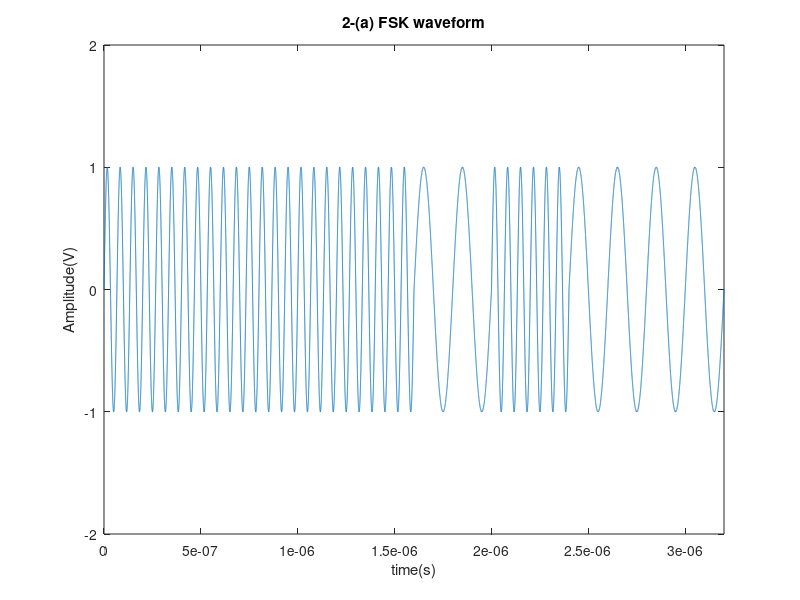
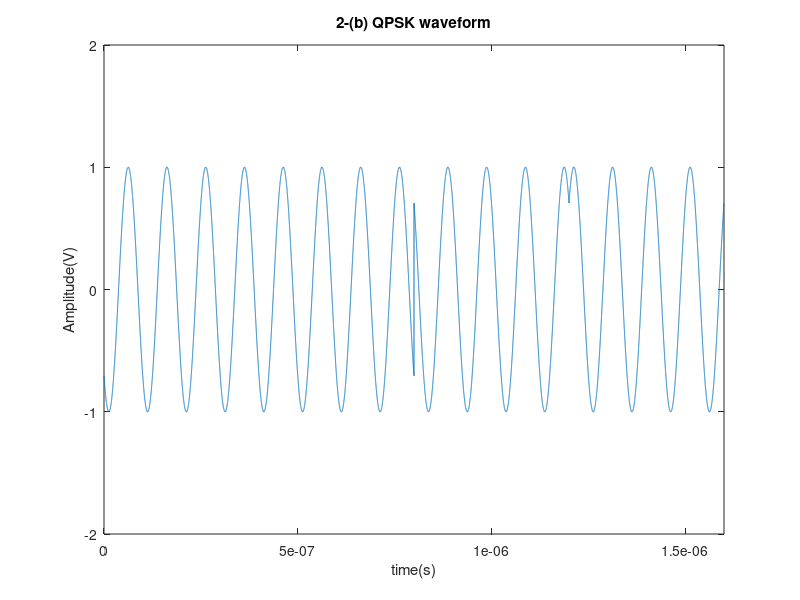
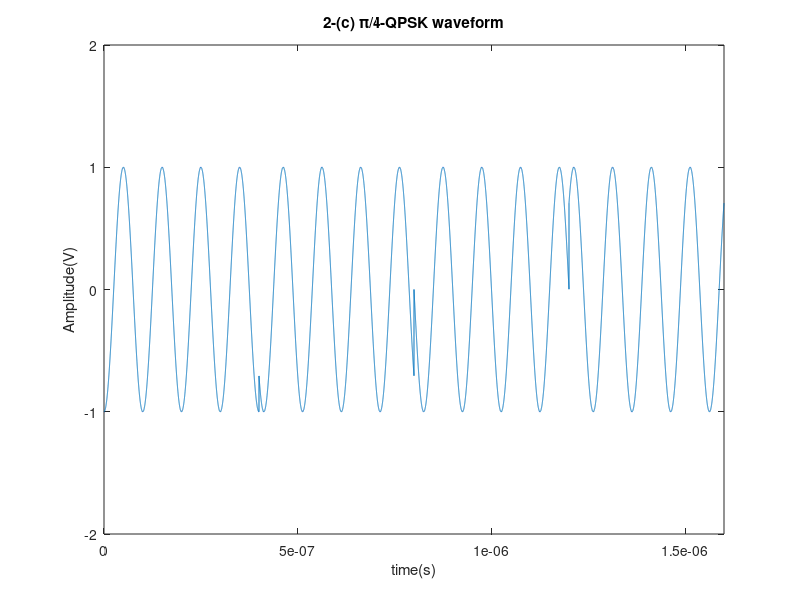
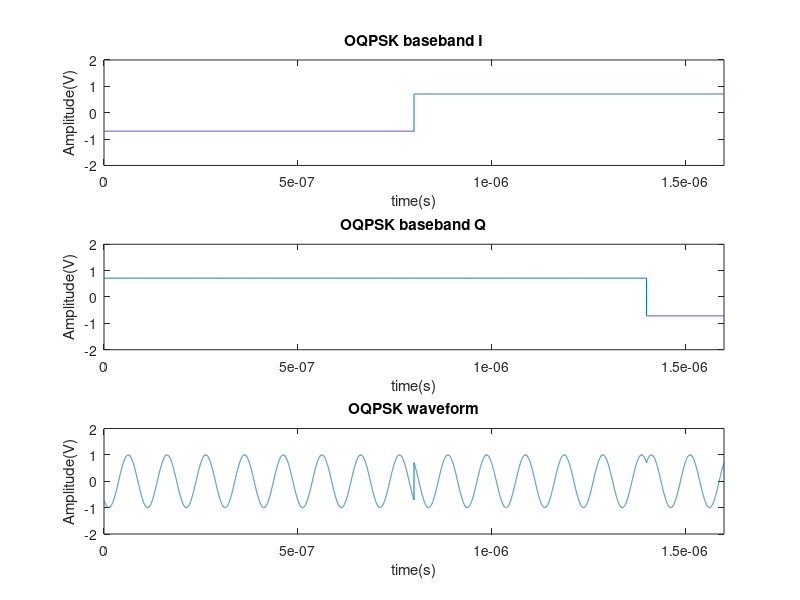

Write MATLAB code to recreate these figures, in order. (Note: this script raises an error after producing the figures.)
clear;
close all;
rng(19);
r = randi([0 1],1,8);
%%%%%%%%%%%%%%%%%%%%%%%%%%%%%%%%%%% 2-(a)
figure(1);      %2-a
A=1;            %振幅
fc=10*10^6;     %carrier frequency
f1=15*10^6;     %fc of bit 1
f0=5*10^6;      %fc of bit 0

T=400*10^-9;    %symbol time

Ts=0:T/10000:T; %symbol time
t=zeros(8,length(Ts));

for i=1:8
    t(i,:)=Ts+(i-1)*T;
end    

ya=zeros(8,length(Ts)); %store modulated wave

for i=1:8   %modulating r
    ya(i,:)=r(i)*sin(2*pi*f1*t(i,:))+~r(i)*sin(2*pi*f0*t(i,:));
end

t=reshape(t',length(Ts)*8,1);
ya=reshape(ya',length(Ts)*8,1);

plot(t,ya);
title('2-(a) FSK waveform');
axis([0,8*400*10^-9,-2,2]);
axis normal;
xlabel('time(s)');
ylabel('Amplitude(V)');
hold on;

%%%%%%%%%%%%%%%%%%%%%%%%%%%%%%%%%%% 2-(b)
figure(2);
A=1;          %振幅
fc=10*10^6;     %carrier frequency

T=400*10^-9;    %symbol time
I=zeros(4,2);   
Q=zeros(4,2);

for i=1:4
    if r([2*i-1 2*i])==[0 0]            %signal 00
        I(i,:)=[T*(i-1) 1/sqrt(2)];
        Q(i,:)=[T*(i-1) -1/sqrt(2)];
    elseif r([2*i-1 2*i])==[0 1]        %signal 01
        I(i,:)=[T*(i-1) 1/sqrt(2)];
        Q(i,:)=[T*(i-1) 1/sqrt(2)];
    elseif r([2*i-1 2*i])==[1 0]        %signal 10
        I(i,:)=[T*(i-1) -1/sqrt(2)];
        Q(i,:)=[T*(i-1) -1/sqrt(2)];
    elseif r([2*i-1 2*i])==[1 1]        %signal 11
        I(i,:)=[T*(i-1) -1/sqrt(2)];
        Q(i,:)=[T*(i-1) 1/sqrt(2)];
    end
    
end
t=0:T/10000:4*T;
I_wave=pulstran(t-T/2,I,'rectpuls',T);
Q_wave=pulstran(t-T/2,Q,'rectpuls',T);

I_carrier=cos(2*pi*fc*t);
Q_carrier=sin(2*pi*fc*t);

yb=I_wave.*I_carrier-Q_wave.*Q_carrier;
plot(t,yb);
title('2-(b) QPSK waveform');
axis([0,4*400*10^-9,-2,2]);
axis normal;
xlabel('time(s)');
ylabel('Amplitude(V)');

hold on;

%%%%%%%%%%%%%%%%%%%%%%%%%%%%%%%%%%% 2-(c)
figure(3);
A=1;          %振幅
fc=10*10^6;     %carrier frequency
p=0;            %phase

T=400*10^-9;    %symbol time
I=zeros(4,2);
Q=zeros(4,2);

WhiteBlack=1;   %bit 1 is white, bit 0 is black

for i=1:4
    if WhiteBlack==0
        if r([2*i-1 2*i])==[0 0]        %signal 00       
            I(i,:)=[T*(i-1) 1/sqrt(2)];
            Q(i,:)=[T*(i-1) -1/sqrt(2)];
        elseif r([2*i-1 2*i])==[0 1]    %signal 01
            I(i,:)=[T*(i-1) 1/sqrt(2)];
            Q(i,:)=[T*(i-1) 1/sqrt(2)];
        elseif r([2*i-1 2*i])==[1 0]    %signal 10
            I(i,:)=[T*(i-1) -1/sqrt(2)];
            Q(i,:)=[T*(i-1) -1/sqrt(2)];
        elseif r([2*i-1 2*i])==[1 1]    %signal 11
            I(i,:)=[T*(i-1) -1/sqrt(2)];
            Q(i,:)=[T*(i-1) 1/sqrt(2)];
        end
        WhiteBlack=1;
    else
        if r([2*i-1 2*i])==[0 0]        %signal 00
            I(i,:)=[T*(i-1) 1];
            Q(i,:)=[T*(i-1) 0];
        elseif r([2*i-1 2*i])==[0 1]    %signal 01
            I(i,:)=[T*(i-1) 0];
            Q(i,:)=[T*(i-1) 1];
        elseif r([2*i-1 2*i])==[1 0]    %signal 10
            I(i,:)=[T*(i-1) 0];
            Q(i,:)=[T*(i-1) -1];
        elseif r([2*i-1 2*i])==[1 1]    %signal 11
            I(i,:)=[T*(i-1) -1];
            Q(i,:)=[T*(i-1) 0];
        end
        WhiteBlack=0;
    end
    
end
t=0:T/10000:4*T;
I_wave=pulstran(t-T/2,I,'rectpuls',T);
Q_wave=pulstran(t-T/2,Q,'rectpuls',T);

I_carrier=cos(2*pi*fc*t);
Q_carrier=sin(2*pi*fc*t);

yb=I_wave.*I_carrier-Q_wave.*Q_carrier; %after modulation
plot(t,yb);
title('2-(c) \pi/4-QPSK waveform');
axis([0,4*400*10^-9,-2,2]);
axis normal;
xlabel('time(s)');
ylabel('Amplitude(V)');

hold on;

%%%%%%%%%%%%%%%%%%%%%%%%%%%%%%%%%%% 2-(d-1)
figure(4);
A=1;          %振幅
fc=10*10^6;     %carrier frequency

T=400*10^-9;    %symbol time
I=zeros(4,2);
Q=zeros(5,2);
Q(1,:)=[-T/2 1/sqrt(2)];    %because of OQPSK

for i=1:4
    if r([2*i-1 2*i])==[0 0]
        I(i,:)=[T*(i-1) 1/sqrt(2)];
        Q(i+1,:)=[T*(i-1)+T/2 -1/sqrt(2)];
    elseif r([2*i-1 2*i])==[0 1]
        I(i,:)=[T*(i-1) 1/sqrt(2)];
        Q(i+1,:)=[T*(i-1)+T/2 1/sqrt(2)];
    elseif r([2*i-1 2*i])==[1 0]
        I(i,:)=[T*(i-1) -1/sqrt(2)];
        Q(i+1,:)=[T*(i-1)+T/2 -1/sqrt(2)];
    elseif r([2*i-1 2*i])==[1 1]
        I(i,:)=[T*(i-1) -1/sqrt(2)];
        Q(i+1,:)=[T*(i-1)+T/2 1/sqrt(2)];
    end
    
end
t=0:T/10000:4*T;
I_wave=pulstran(t-T/2,I,'rectpuls',T);
Q_wave=pulstran(t-T/2,Q,'rectpuls',T);

I_carrier=cos(2*pi*fc*t);
Q_carrier=sin(2*pi*fc*t);

yb=I_wave.*I_carrier-Q_wave.*Q_carrier;     %after modulation

subplot(3,1,1);plot(t,I_wave);
title('OQPSK baseband I');
axis([0,4*400*10^-9,-2,2]);
axis normal;
xlabel('time(s)');
ylabel('Amplitude(V)');

subplot(3,1,2);plot(t,Q_wave);
title('OQPSK baseband Q');
axis([0,4*400*10^-9,-2,2]);
axis normal;
xlabel('time(s)');
ylabel('Amplitude(V)');

subplot(3,1,3);plot(t,yb);
title('OQPSK waveform');
axis([0,4*400*10^-9,-2,2]);
axis normal;
xlabel('time(s)');
ylabel('Amplitude(V)');

sgtitle('2-(d) OQPSK waveform');
hold on;

%%%%%%%%%%%%%%%%%%%%%%%%%%%%%%%%%%% 2-(d-2)
figure(5);
A=1;          %振幅
fc=10*10^6;     %carrier frequency

T=400*10^-9;    %symbol time
I=zeros(4,2);
Q=zeros(4,2);
p=pi/4;         %initail phase

for i=1:4
    if r([2*i-1 2*i])==[0 0]
        p=p+pi/4;
    elseif r([2*i-1 2*i])==[0 1]
        p=p-pi/4;
    elseif r([2*i-1 2*i])==[1 0]
        p=p-3*pi/4;
    elseif r([2*i-1 2*i])==[1 1]
        p=p+3*pi/4;
    end
    I(i,:)=[T*(i-1) real(exp(j*p))];
    Q(i,:)=[T*(i-1) imag(exp(j*p))];    
end
t=0:T/10000:4*T;
I_wave=pulstran(t-T/2,I,'rectpuls',T);
Q_wave=pulstran(t-T/2,Q,'rectpuls',T);

I_carrier=cos(2*pi*fc*t);
Q_carrier=sin(2*pi*fc*t);

yb=I_wave.*I_carrier-Q_wave.*Q_carrier;

subplot(3,1,1);plot(t,I_wave);
title('\pi/4-QPSK baseband I');
axis([0,4*400*10^-9,-2,2]);
axis normal;
xlabel('time(s)');
ylabel('Amplitude(V)');

subplot(3,1,2);plot(t,Q_wave);
title('\pi/4-QPSK baseband Q');
axis([0,4*400*10^-9,-2,2]);
axis normal;
xlabel('time(s)');
ylabel('Amplitude(V)');

subplot(3,1,3);plot(t,yb);
title('\pi/4-QPSK waveform');
axis([0,4*400*10^-9,-2,2]);
axis normal;
xlabel('time(s)');
ylabel('Amplitude(V)');

sgtitle('2-(d) \pi/4-QPSK waveform');

hold on;